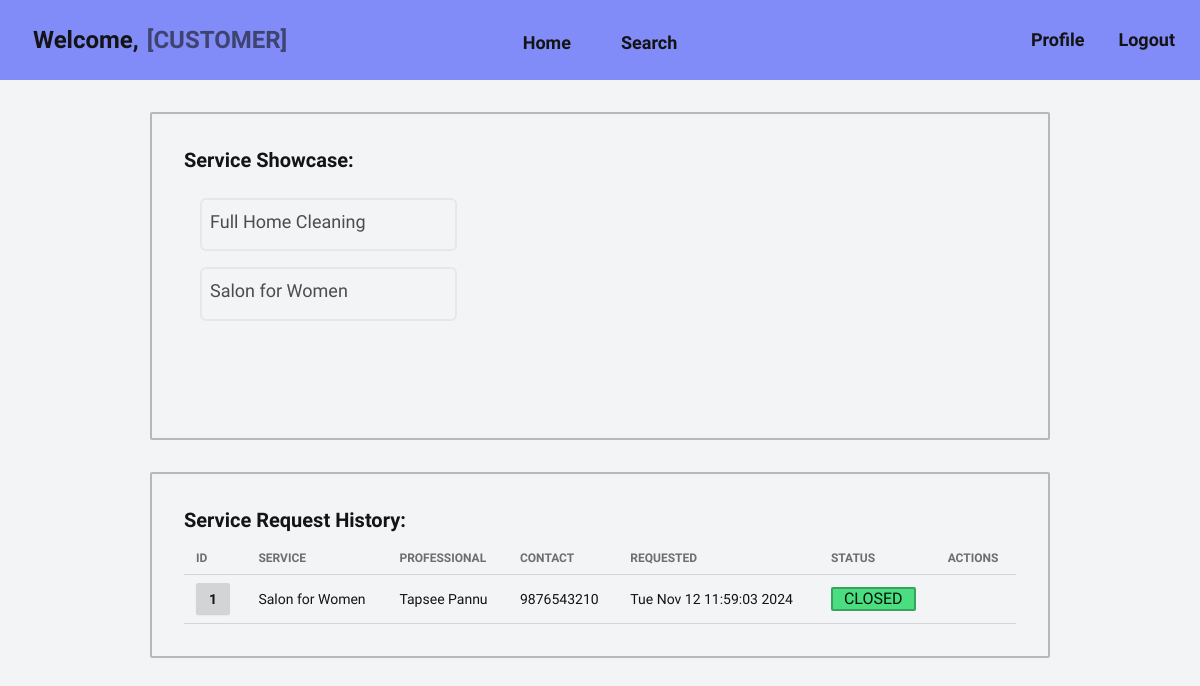
The page /customer/home/5 on the database its author committed.
### models.py (models this page shows, shortened)
class Service(db.Model):
    __tablename__ = 'service'
    id: Mapped[int] = mapped_column(
        Integer, primary_key=True, autoincrement="auto")
    name: Mapped[str] = mapped_column(String(200))
    price: Mapped[int] = mapped_column(Integer)
    timereq: Mapped[Optional[int]] = mapped_column(Integer)  # in hours
    description: Mapped[str] = mapped_column(Text)
    professionals: Mapped[List["Professional"]
                          ] = relationship(back_populates="service")
    created: Mapped[Optional[datetime]] = mapped_column(
        DateTime, server_default=func.now())
    updated: Mapped[Optional[datetime]] = mapped_column(
        DateTime, default=func.now(), onupdate=func.now())

class ServiceRequest(db.Model):
    __tablename__ = 'service_request'
    id: Mapped[int] = mapped_column(
        Integer, primary_key=True, autoincrement="auto")
    service_id: Mapped[int] = mapped_column(Integer, ForeignKey("service.id"))
    professional_id: Mapped[Optional[int]] = mapped_column(
        Integer, ForeignKey("professional.id"))
    customer_id: Mapped[int] = mapped_column(
        Integer, ForeignKey("customer.id"))
    customer: Mapped["Customer"] = relationship(
        back_populates="service_requests")
    status: Mapped[Optional[str]] = mapped_column(
        String(10), default="REQUESTED")
    rating: Mapped[Optional[int]] = mapped_column(Integer)  # from 1 to 5
    remarks: Mapped[Optional[str]] = mapped_column(Text)
    completed: Mapped[Optional[datetime]] = mapped_column(DateTime)
    created: Mapped[Optional[datetime]] = mapped_column(
        DateTime, server_default=func.now())
    updated: Mapped[Optional[datetime]] = mapped_column(
        DateTime, default=func.now(), onupdate=func.now())
    def service(self):
        return get_with_id(Service, self.service_id)
    def prof(self):
        return get_with_id(Professional, self.professional_id)

class User(db.Model, UserMixin):
    __tablename__ = 'user'
    id: Mapped[int] = mapped_column(
        Integer, primary_key=True, autoincrement="auto")
    fullname: Mapped[str] = mapped_column(String(200))
    username: Mapped[str] = mapped_column(String(30), unique=True)
    email: Mapped[str] = mapped_column(String(200), unique=True)
    password: Mapped[str] = mapped_column(String(40))
    role: Mapped[str] = mapped_column(String(200))
    def get_customer(self):
        sql = select(Customer).join(User).where(Customer.user_id == self.id)
        result = db.session.scalars(sql).first()
        return result

class Professional(db.Model):
    __tablename__ = 'professional'
    id: Mapped[int] = mapped_column(
        Integer, primary_key=True, autoincrement="auto")
    user_id: Mapped[int] = mapped_column(ForeignKey("user.id"))
    user: Mapped["User"] = relationship(cascade="all,delete")
    contact: Mapped[str] = mapped_column(String(10), unique=True)
    address: Mapped[str] = mapped_column(Text)
    pincode: Mapped[str] = mapped_column(String(6))
    experience: Mapped[int] = mapped_column(Integer)
    description: Mapped[str] = mapped_column(Text)
    approval: Mapped[Optional[str]] = mapped_column(String, default="PENDING")
    service_id: Mapped[int] = mapped_column(ForeignKey("service.id"))
    service: Mapped["Service"] = relationship(back_populates="professionals")
    created: Mapped[Optional[datetime]] = mapped_column(
        DateTime, server_default=func.now())
    updated: Mapped[Optional[datetime]] = mapped_column(
        DateTime, default=func.now(), onupdate=func.now())

### views.py (the view)
@app.route("/customer/home/<user_id>")
def customer_home(user_id):
    user = get_with_id(User, user_id)
    if not user:
        return redirect(url_for('not_found'))
    customer = user.get_customer()
    if customer.status == "BLOCKED":
        return redirect(url_for("notice_blocked", user_id=user.id))
    service_requests = customer.service_requests
    services = get_all(Service)
    return render_template(
        "customer/home.html",
        customer=customer,
        services=services,
        service_requests=service_requests
    )

### models.py (called while the page is built)
def get_all(model):
    sql = select(model).order_by(model.id)
    results = db.session.scalars(sql)
    return results

def get_with_id(model, pkid):
    sql = select(model).where(model.id == pkid)
    result = db.session.scalars(sql).first()
    return result

### templates/customer/home.html (shortened to what this page needs)
{% extends "base/customer/loggedin.html" %}
{% block content %}
{% include "customer/service/showcase.html" %}
{% include "customer/service/history.html" %}
{% endblock %}

### templates/customer/service/showcase.html
<section class="card rounded-sm w-3/4 border-2 border-primary-content/25">
  <div class="card-body">
    <h2 class="text-xl font-semibold">Service Showcase:</h2>
    {% if services %}
    <div class="grid grid-rows-3 grid-flow-col auto-cols-[32.15%] overflow-x-auto gap-4 p-4 h-56">
      {% for service in services %}
      <a href="{{ url_for('customer_service_details', cust_id=customer.id, service_id=service.id) }}" class="pt-2 pl-2 rounded-md border-2 hover:bg-slate-200 hover:border-slate-400">
        <div>
          <h3 class="card-title font-medium text-lg text-base-content/75 hover:underline">{{ service.name }}</h3>
        </div>
      </a>
      {% endfor %}
    </div>
    {% else %}
    <p class="text-xl text-center font-medium">No Services Found</p>
    {% endif %}
  </div>
</section>

### templates/customer/service/history.html (shortened to what this page needs)
<section class="card rounded-sm w-3/4 border-2 border-primary-content/25">
  <div class="card-body">
    <h2 class="text-xl font-semibold">Service Request History:</h2>
    <table class="table table-sm">
      <thead>
        <tr>
          <th>ID</th>
          <th>SERVICE</th>
          <th>PROFESSIONAL</th>
          <th>CONTACT</th>
          <th>REQUESTED</th>
          <th>STATUS</th>
          <th>ACTIONS</th>
        </tr>
      </thead>
      <tbody>
        {% if service_requests %}
        {% for service_request in service_requests %}
        <tr>
          <td>
            <a href="{{ url_for('customer_request_details', cust_id=customer.id, req_id=service_request.id) }}" class="btn btn-sm">
              {{ service_request.id }}
            </a>
          </td>
          <td>{{ service_request.service().name }}</td>
          <td>
            {% if service_request.status == "REQUESTED" %}
            <span>NOT ASSIGNED</span>
            {% else %}
            <span>{{ service_request.prof().user.fullname }}</span>
            {% endif %}
          </td>
          <td>
            {% if service_request.status == "REQUESTED" %}
            <span>NONE</span>
            {% else %}
            <span>{{ service_request.prof().contact }}</span>
            {% endif %}
          </td>
          <td>{{ service_request.created.ctime() }}</td>
          <td>
            {% if service_request.status == "REQUESTED" %}
            <span class="badge badge-lg badge-error">{{ service_request.status }}</span>
            {% elif service_request.status == "CLOSED" %}
            <span class="badge badge-lg badge-success">{{ service_request.status }}</span>
            {% elif service_request.status == "ASSIGNED" %}
            <span class="badge badge-lg badge-warning">{{ service_request.status }}</span>
            {% endif %}
          </td>
          <td>
          </td>
        </tr>
        {% endfor %}
        {% else %}
        <tr>
          <td colspan="7" class="text-center font-bold text-error-content text-lg">No Request History</td>
        </tr>
        {% endif %}
      </tbody>
    </table>
  </div>
</section>

### rows shown on the page
Service: name "Full Home Cleaning"
Service: name "Salon for Women"
ServiceRequest: id "1", service "Salon for Women", prof "Tapsee Pannu", prof "9876543210", created.ctime "Tue Nov 12 11:59:03 2024", status "CLOSED"
